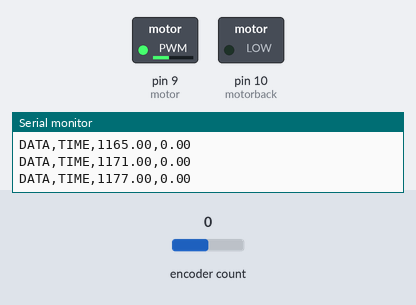
Recording of a sketch running on a simulated Arduino Uno, built with avr-gcc and run on an emulated ATmega328P. Shown: switched loads named in the sketch (green lamp = pin HIGH), the last lines printed to the serial monitor. The inputs (shaded band) are chosen by the test bench; at power-on: encoder count 0.

Above: at 1.2 s.
1.3 s: encoder count set to 1
At 2.2 s:
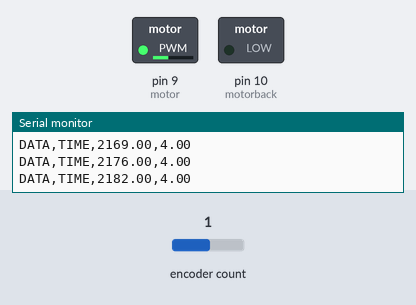
4.3 s: encoder count set to 5
At 5.7 s:
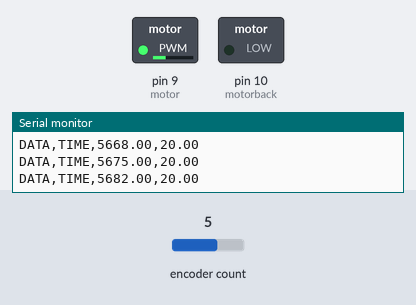
7.3 s: encoder count set to 9
At 7.9 s:
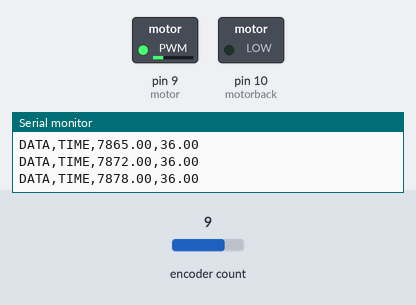
Timing chart, 0 to 10.3 s (numbered marks = the images above; inputs shaded):
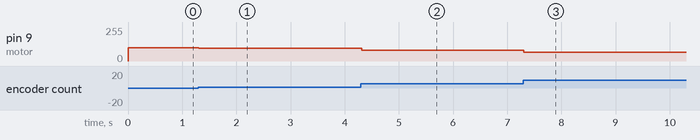

The sketch:

SeriesPID.ino
```cpp
// Encoder library version 1.4.1 by Paul Stoffregen is required
// PLX-DAQ is required if you want to hold the data
#define ENCODER_OPTIMIZE_INTERRUPTS // To enable assembly optimization of Encoder library
#include <Encoder.h> // Encoder library defining
Encoder EncA(2, 3); //encoder inputs
int motor = 9; // 1st pin of the motor
int motorback = 10; // 2nd pin of the motor
float error = 0;
float wanted = 100; // This is the desired position
float ti = 99999999999999999999; //ti is set to practically infinite to cancel integral gain
float td = 0; // td is set to 0 to cancel derivative gain
float Kc = 1; // main gain
float Ki = 0; // integral gain
float Kd = 0; // derivative gain
//local-ish variables start
float integral;
float derivative;
float Ku;
float lasterror;
float pos = 0; //last position
float last = 0; //time at last iter
float tim2 = 0; //time for integral wind-up
float now = 0; //time atm
float timchang = 0; //difference in time
//local-ish variables end
void setup() {
  Serial.begin(38400); //set it to highest value as possible for accuracy
  //pin set
  pinMode(motor, OUTPUT);
  pinMode(motorback, OUTPUT);
  //pin set end
  // plx daq setup
  Serial.println("CLEARDATA");
  Serial.println("LABEL,Real Time,Timer, Position");
  Serial.println("RESETTIMER");
  // plx daq setup end
}

void loop() {
  pos = EncA.read(); //get current position
  error = wanted - pos; //get current error
  now = millis(); //get current time in ms
  timchang = now - last; //get change in time since last iter
  //plx-daq code start
  Serial.print("DATA,TIME,");
  Serial.print(now);
  Serial.print(",");
  Serial.println(pos);
  //plx-daq code end
  //pid gain calculations
  integral += error * timchang *0.001;
  Ki = error + (integral / ti);
  derivative = (error - lasterror) / (timchang / 0.001);
  Kd = 1 + (derivative * td);
  Ku = Kc * Ki * Kd;
  //pid gain calculations end
  //we can get maximum of 255 when sending pwm
  if (Ku >= 255) {
    Ku = 255;
  }
  if (-255 >= Ku) {
    Ku = -255;
  }
  //if we get minus value, then send current to 2nd pin instead of first
  if (Ku >= 0) {
    analogWrite(motor, Ku);
    analogWrite(motorback, 0);
  }
  if (0 >= Ku) {
    Ku = -Ku;
    analogWrite(motor, 0);
    analogWrite(motorback, Ku);
  }
  // end of driving the motor
  last = now; //note the last iter time
  //these are for wind-up
  //tim2 += 5;
  //if (tim2 == 200) {
  //integral = 0;
  //}
  lasterror = error; // note the last iter error
}
```

Measured:
- after the input at 1.3 s, pin 9 (motor): 100/255 → 96/255 at once
- after the input at 4.3 s, pin 9 (motor): 96/255 → 80/255 at once
- after the input at 7.3 s, pin 9 (motor): 80/255 → 64/255 at once
